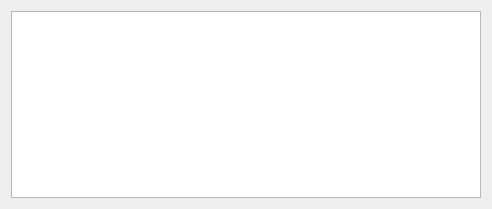
<?xml version="1.0" encoding="UTF-8"?>
<ui version="4.0">
 <class>Info</class>
 <widget class="QWidget" name="Info">
  <property name="geometry">
   <rect>
    <x>0</x>
    <y>0</y>
    <width>492</width>
    <height>209</height>
   </rect>
  </property>
  <property name="windowTitle">
   <string>Form</string>
  </property>
  <layout class="QHBoxLayout" name="horizontalLayout">
   <item>
    <widget class="QTextEdit" name="textEdit">
     <property name="font">
      <font>
       <pointsize>20</pointsize>
      </font>
     </property>
     <property name="readOnly">
      <bool>true</bool>
     </property>
    </widget>
   </item>
  </layout>
 </widget>
 <resources/>
 <connections/>
</ui>
